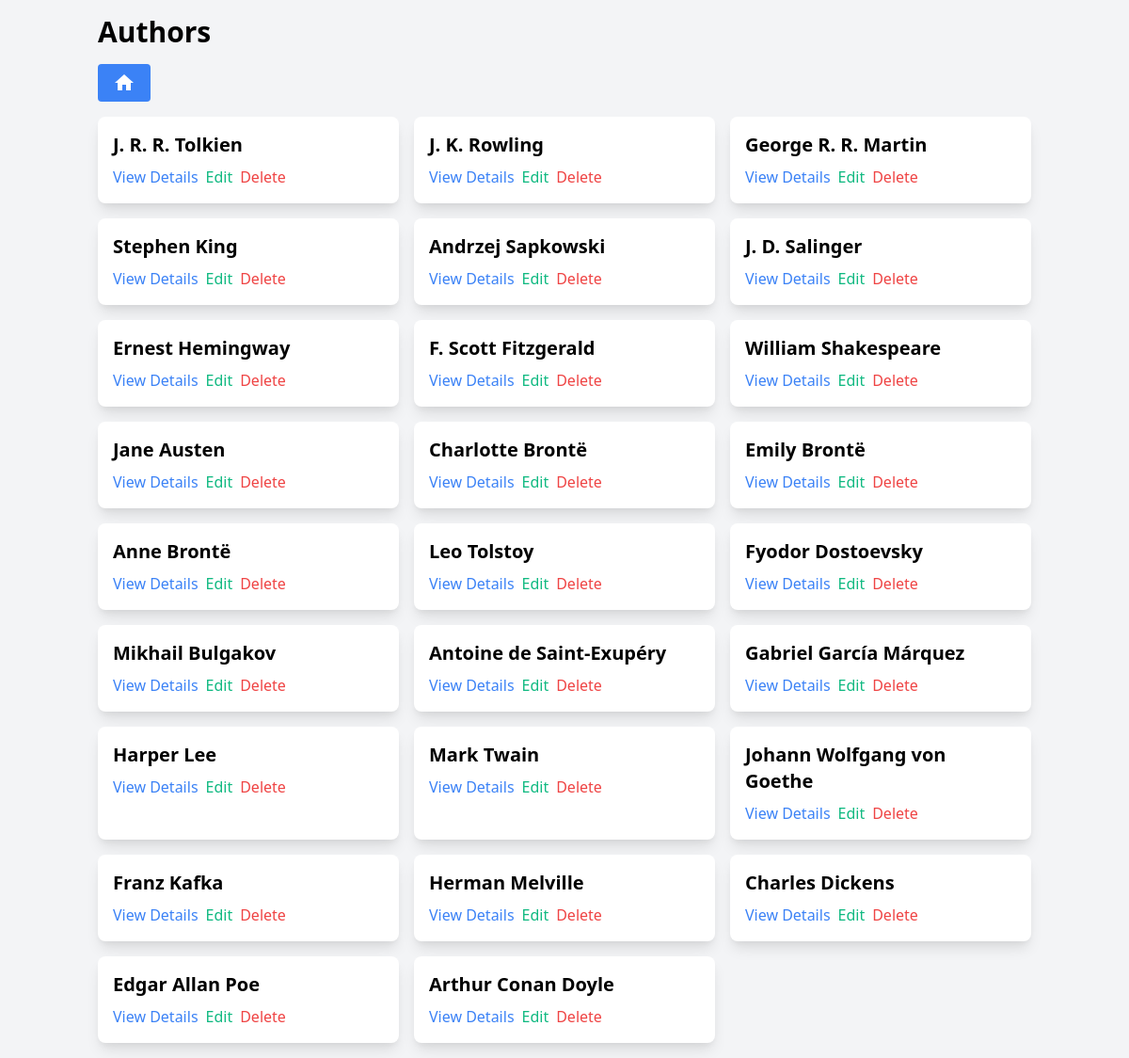
/pages/authors.php, run on the app's committed database.
### tables this page shows
CREATE TABLE authors
(
    id            INT PRIMARY KEY AUTO_INCREMENT,
    name          VARCHAR(255) NOT NULL,
    surname       VARCHAR(255) NOT NULL,
    nationality   VARCHAR(255),
    date_of_birth DATE
);

### pages/authors.php (the view, shortened to what this page needs)
<?php
$servername = "localhost";
$username = "root";
$password = "";
$dbname = "books";
$conn = new mysqli($servername, $username, $password, $dbname);
$sql = "SELECT * FROM authors";
$result = $conn->query($sql);
?>
<!DOCTYPE html>
<html lang="en">
<head>
    <link href="https://cdn.jsdelivr.net/npm/tailwindcss@2.2.19/dist/tailwind.min.css" rel="stylesheet">
</head>
<body class="bg-gray-100">
    <div class="container mx-auto p-4">
        <h1 class="text-3xl font-bold mb-4">Authors</h1>
        <a href="./books.php"
            class="bg-blue-500 hover:bg-blue-700 text-white font-bold py-2 px-4 rounded material-icons mb-4">home</a>
        <div class="grid grid-cols-1 md:grid-cols-2 lg:grid-cols-3 gap-4">
            <?php
            if ($result->num_rows > 0) {
                while ($row = $result->fetch_assoc()) {
                    $authorId = $row["id"];
                    $name = $row["name"];
                    $surname = $row["surname"];
                    ?>
                    <div class="bg-white rounded-lg overflow-hidden shadow-lg">
                        <div class="p-4">
                            <h2 class="text-xl font-bold mb-2">
                                <?php echo $name . " " . $surname; ?>
                            </h2>
                            <div class="flex space-x-2">
                                <a href="author_details.php?id=<?php echo $authorId; ?>"
                                    class="text-blue-500 hover:underline">View Details</a>
                                <a href="author_edit.php?id=<?php echo $authorId; ?>"
                                    class="text-green-500 hover:underline">Edit</a>
                                <a href="authors.php?action=delete&id=<?php echo $authorId; ?>"
                                    onclick="return confirm('Are you sure you want to delete this author?')"
                                    class="text-red-500 hover:underline">Delete</a>
                            </div>
                        </div>
                    </div>
                    <?php
                }
            } else {
                echo '<p class="text-center">No authors found.</p>';
            }
            ?>
        </div>
    </div>
</body>
</html>

### data on the page
authors: name "J. R. R.", surname "Tolkien"
authors: name "J. K.", surname "Rowling"
authors: name "George R. R.", surname "Martin"
authors: name "Stephen", surname "King"
authors: name "Andrzej", surname "Sapkowski"
authors: name "J. D.", surname "Salinger"
authors: name "Ernest", surname "Hemingway"
authors: name "F. Scott", surname "Fitzgerald"
authors: name "William", surname "Shakespeare"
authors: name "Jane", surname "Austen"
authors: name "Charlotte", surname "Brontë"
authors: name "Emily", surname "Brontë"
authors: name "Anne", surname "Brontë"
authors: name "Leo", surname "Tolstoy"
authors: name "Fyodor", surname "Dostoevsky"
authors: name "Mikhail", surname "Bulgakov"
authors: name "Antoine de", surname "Saint-Exupéry"
authors: name "Gabriel García", surname "Márquez"
authors: name "Harper", surname "Lee"
authors: name "Mark", surname "Twain"
authors: name "Johann Wolfgang von", surname "Goethe"
authors: name "Franz", surname "Kafka"
authors: name "Herman", surname "Melville"
authors: name "Charles", surname "Dickens"
authors: name "Edgar Allan", surname "Poe"
authors: name "Arthur Conan", surname "Doyle"
